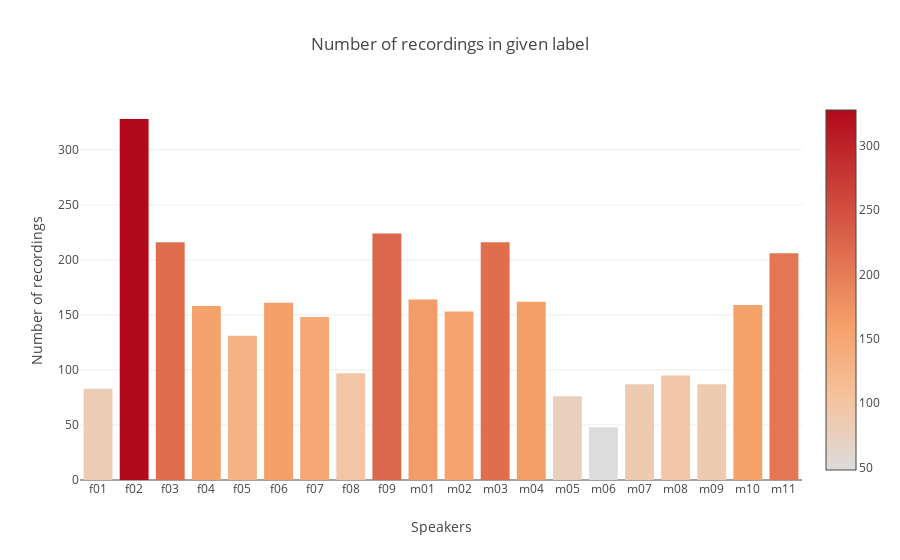

Write notebook code for a chart like this one.
### Code cell
# Plot
data = [go.Histogram(x=dirs, y=number_of_recordings)]
trace = go.Bar(
    x=dirs,
    y=number_of_recordings,
    marker=dict(color = number_of_recordings, showscale=True
    ),
)
layout = go.Layout(
    title='Number of recordings in given label',
    xaxis = dict(title='Speakers'),
    yaxis = dict(title='Number of recordings')
)
py.iplot(go.Figure(data=[trace], layout=layout))

### Figure 1 — Plotly figure (JSON) as saved in the notebook; plotly's stock layout.template omitted (floating-point values rounded to 4 significant figures)
{"data": [{"marker": {"color": [83, 328, 216, 158, 131, 161, 148, 97, 224, 164, 153, 216, 162, 76, 48, 87, 95, 87, 159, 206], "showscale": true}, "type": "bar", "uid": "6e1819f4-f822-48d8-ad1d-4f2c4509a2c0", "x": ["f01", "f02", "f03", "f04", "f05", "f06", "f07", "f08", "f09", "m01", "m02", "m03", "m04", "m05", "m06", "m07", "m08", "m09", "m10", "m11"], "y": [83, 328, 216, 158, 131, 161, 148, 97, 224, 164, 153, 216, 162, 76, 48, 87, 95, 87, 159, 206]}], "layout": {"title": {"text": "Number of recordings in given label"}, "xaxis": {"title": {"text": "Speakers"}}, "yaxis": {"title": {"text": "Number of recordings"}}}}
